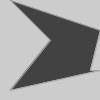
Frame 1 (no input)
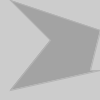
Frame 60 (the mouse pressed at the canvas centre just before this capture)
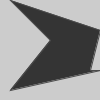
Frame 120 (the mouse held since frame 60 and released just before this capture)

The Processing sketch that drew these frames (run headless with seeded random() and noise(); from frame 60 on, the mouse is pressed at the canvas centre):

// Processing sketch: Ex_12
// ── Ex_12.pde
PShape zig;

void setup() {
  size(100, 100);
  zig = createShape();
  zig.beginShape();
  zig.fill(0);
  zig.vertex(10, 0);
  zig.vertex(100, 30);
  zig.vertex(90, 70);
  zig.vertex(100, 70);
  zig.vertex(10, 90);
  zig.vertex(50, 40);
  zig.endShape(CLOSE);
  frameRate(4);
}

void draw() {
  background(204);
  color strokeVal = color(random(255));
  color fillVal = color(random(255));
  zig.setStroke(strokeVal);
  zig.setFill(fillVal);
  shape(zig, 0, 0);
}
